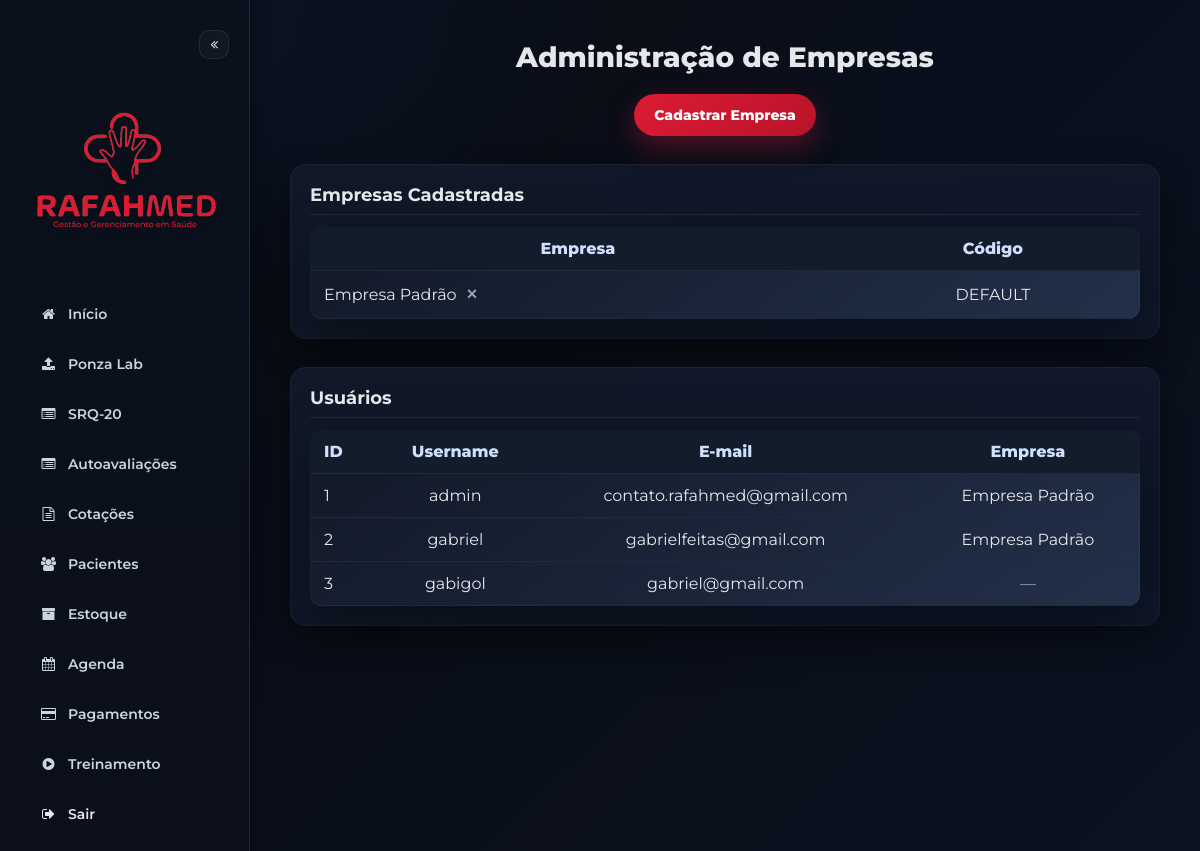
Screenshot of /admin/companies (signed in) with the database file from the repository.
### models.py (models this page shows, shortened)
class Company(db.Model):
    __tablename__ = 'companies'
    id          = db.Column(db.Integer, primary_key=True)
    name        = db.Column(db.String(100), nullable=False)
    access_code = db.Column(db.String(50), unique=True, nullable=False)

class User(db.Model):
    __tablename__ = 'users'
    id            = db.Column(db.Integer, primary_key=True)
    username      = db.Column(db.String(80),  nullable=False, unique=True)
    email         = db.Column(db.String(120), nullable=False, unique=True)
    password_hash = db.Column(db.String(128), nullable=False)
    name          = db.Column(db.String(120))
    birthdate     = db.Column(db.Date)
    profile_image = db.Column(db.String(200), default='images/user-icon.png')
    company_id    = db.Column(db.Integer, db.ForeignKey('companies.id'), nullable=True)
    company       = db.relationship('Company', backref='users')
    plan          = db.Column(db.String(20), default='standard')
    plan_status   = db.Column(db.String(20), default='inactive')
    plan_expires_at = db.Column(db.DateTime, nullable=True)
    trial_until     = db.Column(db.DateTime, nullable=True)

### app.py (the view, shortened to what this page needs)
@app.route('/admin/companies', methods=['GET', 'POST'])
@login_required
def admin_companies():
    user = get_logged_user()
    if not user or user.username.lower() != 'admin':
        flash('Acesso negado.', 'danger')
        return redirect(url_for('login'))
    companies = Company.query.order_by(Company.name).all()
    users = User.query.order_by(User.id).all()
    return render_template(
        'admin_companies.html',
        companies=companies,
        users=users
    )

### app.py (called while the page is built)
def get_logged_user():
    uid = session.get('user_id')
    if not uid:
        return None
    return User.query.get(uid)

def login_required(f):
    @wraps(f)
    def decorated_function(*args, **kwargs):
        user = get_logged_user()
        if not user:
            return redirect(url_for('login'))
        return f(*args, **kwargs)
    return decorated_function

@app.after_request
def no_cache_for_availability(resp):
    if request.path.startswith(('/api/available_slots',
                                '/api/available_days',
                                '/availability')):
        resp.headers['Cache-Control'] = 'no-store, no-cache, must-revalidate, max-age=0'
        resp.headers['Pragma'] = 'no-cache'
        resp.headers['Expires'] = '0'
    return resp

### templates/admin_companies.html (shortened to what this page needs)
<!DOCTYPE html>
<html lang="pt-br">
<head>
  <link rel="stylesheet" href="https://stackpath.bootstrapcdn.com/font-awesome/4.7.0/css/font-awesome.min.css" />
</head>
<body>
  <div class="sidebar">
    <button class="sidebar-toggle" onclick="toggleSidebar()" aria-label="Minimizar/Maximizar menu">
      <i class="fa fa-angle-double-left"></i>
    </button>
    <img src="{{ url_for('static', filename='images/logocompleta.svg') }}" class="sidebar-logo" alt="RafahMed" />
    <a href="{{ url_for('index') }}" class="menu-item"><i class="fa fa-home"></i><span class="label">Início</span></a>
    <a href="{{ url_for('upload') }}" class="menu-item"><i class="fa fa-upload"></i><span class="label">Ponza
        Lab</span></a>
    <a href="{{ url_for('questionnaire_results') }}" class="menu-item"><i class="fa fa-list-alt"></i><span
        class="label">SRQ-20</span></a>
    <a href="{{ url_for('quiz_results') }}" class="menu-item"><i class="fa fa-list-alt"></i><span
        class="label">Autoavaliações</span></a>
    <a href="{{ url_for('quote_index') }}" class="menu-item"><i class="fa fa-file-text-o"></i><span
        class="label">Cotações</span></a>
    <a href="{{ url_for('catalog') }}" class="menu-item"><i class="fa fa-users"></i><span
        class="label">Pacientes</span></a>
    <a href="{{ url_for('products') }}" class="menu-item"><i class="fa fa-archive"></i><span
        class="label">Estoque</span></a>
    <a href="{{ url_for('agenda') }}" class="menu-item"><i class="fa fa-calendar"></i><span
        class="label">Agenda</span></a>
    <a href="{{ url_for('purchase') }}" class="menu-item"><i class="fa fa-credit-card"></i><span
        class="label">Pagamentos</span></a>
    <a href="{{ url_for('training') }}" class="menu-item"><i class="fa fa-play-circle"></i><span
        class="label">Treinamento</span></a>
    <a href="{{ url_for('logout') }}" class="menu-item logout"><i class="fa fa-sign-out"></i><span
        class="label">Sair</span></a>
  </div>
  <div class="content">
    <h2>Administração de Empresas</h2>
    <div style="text-align:center; margin-bottom:10px">
      <button class="menu-button" onclick="openCompanyModal()">Cadastrar Empresa</button>
    </div>
    <div class="section-box">
      <div class="section-header">
        <h3>Empresas Cadastradas</h3>
      </div>
      {% if companies %}
      <table class="catalog-table">
        <thead>
          <tr>
            <th>Empresa</th>
            <th>Código</th>
          </tr>
        </thead>
        <tbody>
          {% for comp in companies %}
          <tr>
            <td style="text-align:left">
              {{ comp.name }}
              <form method="post" action="{{ url_for('delete_company', company_id=comp.id) }}"
                onsubmit="return confirm('Deseja realmente excluir esta empresa?')" style="display:inline;">
                <button class="delete-btn" title="Excluir">×</button>
              </form>
            </td>
            <td>{{ comp.access_code }}</td>
          </tr>
          {% endfor %}
        </tbody>
      </table>
      {% else %}
      <p style="text-align:center; color:#93a4bd">Nenhuma empresa cadastrada.</p>
      {% endif %}
    </div>
    <div class="section-box">
      <div class="section-header">
        <h3>Usuários</h3>
      </div>
      {% if users %}
      <table class="catalog-table">
        <thead>
          <tr>
            <th style="text-align:left">ID</th>
            <th>Username</th>
            <th>E-mail</th>
            <th>Empresa</th>
          </tr>
        </thead>
        <tbody>
          {% for u in users %}
          <tr>
            <td style="text-align:left">{{ u.id }}</td>
            <td>{{ u.username }}</td>
            <td>{{ u.email }}</td>
            <td>
              {% if u.company %}
              {{ u.company.name }}
              {% else %}
              <span style="color:#93a4bd">—</span>
              {% endif %}
            </td>
          </tr>
          {% endfor %}
        </tbody>
      </table>
      {% else %}
      <p style="text-align:center; color:#93a4bd">Nenhum usuário cadastrado.</p>
      {% endif %}
    </div>
  </div>
</body>
</html>

### templates/admin_companies.html (style rules this page uses)
:root { --bg-deep: #080b12; --bg-dark: #0b1220; --bg-elev: #111827; --bg-elev-2: #0f172a; --text: #e5e7eb; --text-dim: #cbd5e1; --line: #1f2a3b; --red: #dd1b35; --red-dark: #b81429; --input-bg: #0f1a2a; --input-bd: #283447; }
* { box-sizing: border-box }
body { margin: 0; display: flex; min-height: 100vh; font-family: 'Montserrat', sans-serif; background: radial-gradient(1000px 600px at 10% 0%, #0b1428 0%, transparent 50%), radial-gradient(900px 600px at 90% 10%, #0a0f1f 0%, transparent 50%), linear-gradient(135deg, var(--bg-deep), var(--bg-dark)); color: var(--text); }
.sidebar { width: 250px; min-height: 100vh; background: linear-gradient(180deg, #0b111c, #0a0f1a); padding: 30px 20px; border-right: 1px solid #1f2937; box-shadow: 2px 0 14px rgba(0, 0, 0, .35); display: flex; flex-direction: column; transition: width 180ms ease; }
.sidebar-toggle { align-self: flex-end; background: rgba(255, 255, 255, .03); border: 1px solid rgba(255, 255, 255, .08); color: #e5e7eb; padding: 6px 10px; border-radius: 10px; cursor: pointer; margin-bottom: 14px; }
.sidebar-logo { width: 200px; display: block; margin: 0 auto 20px; filter: drop-shadow(0 2px 4px rgba(0, 0, 0, .35)); transition: width 180ms ease, margin 180ms ease; }
.menu-item { display: flex; align-items: center; gap: 9px; font-size: 14px; padding: 12px 18px; border-radius: 10px; color: var(--text-dim); text-decoration: none; margin-bottom: 8px; font-weight: 600; transition: background .2s, color .2s, transform .12s; }
.menu-item i { width: 21px; text-align: center; flex: 0 0 21px }
.menu-item.logout { color: #e5e7eb }
.content { flex-grow: 1; padding: 40px; min-width: 0 }
h2 { font-size: 28px; font-weight: 800; text-align: center; margin: 0 0 20px }
.section-box { margin: 28px 0; padding: 20px; border-radius: 16px; background: linear-gradient(145deg, var(--bg-elev), var(--bg-elev-2)); box-shadow: 0 10px 30px rgba(0, 0, 0, .35), 0 0 0 1px rgba(255, 255, 255, .04) inset; }
.section-header { display: flex; align-items: center; gap: 12px; margin: 0 0 12px; padding-bottom: 8px; border-bottom: 1px solid var(--line) }
.section-header h3 { margin: 0; font-size: 18px; font-weight: 700 }
.catalog-table { width: 100%; border-collapse: collapse; background: linear-gradient(145deg, var(--bg-elev), #223049); border-radius: 12px; overflow: hidden; box-shadow: 0 20px 60px rgba(0, 0, 0, .45), 0 0 0 1px rgba(255, 255, 255, .03) inset }
.catalog-table th, .catalog-table td { padding: 12px 14px; border-bottom: 1px solid var(--line); text-align: center }
.catalog-table th { background: #121c2b; color: #cfe0ff; font-weight: 800 }
.menu-button { display: inline-block; font-weight: 800; font-size: 14px; cursor: pointer; padding: 12px 20px; border-radius: 28px; border: none; background: linear-gradient(135deg, var(--red), var(--red-dark)); color: #fff; box-shadow: 0 10px 28px rgba(221, 27, 53, .35); transition: .25s; font-family: 'Montserrat', sans-serif; }
.delete-btn { background: none; border: none; font-size: 18px; font-weight: 900; color: #93a4bd; cursor: pointer }

### rows the page displays
Company: name "Empresa Padrão", access_code "DEFAULT"
User: id "1", username "admin", email "contato.rafahmed@gmail.com", company.name "Empresa Padrão"
User: id "2", username "gabriel", email "gabrielfeitas@gmail.com", company.name "Empresa Padrão"
User: id "3", username "gabigol", email "gabriel@gmail.com"
